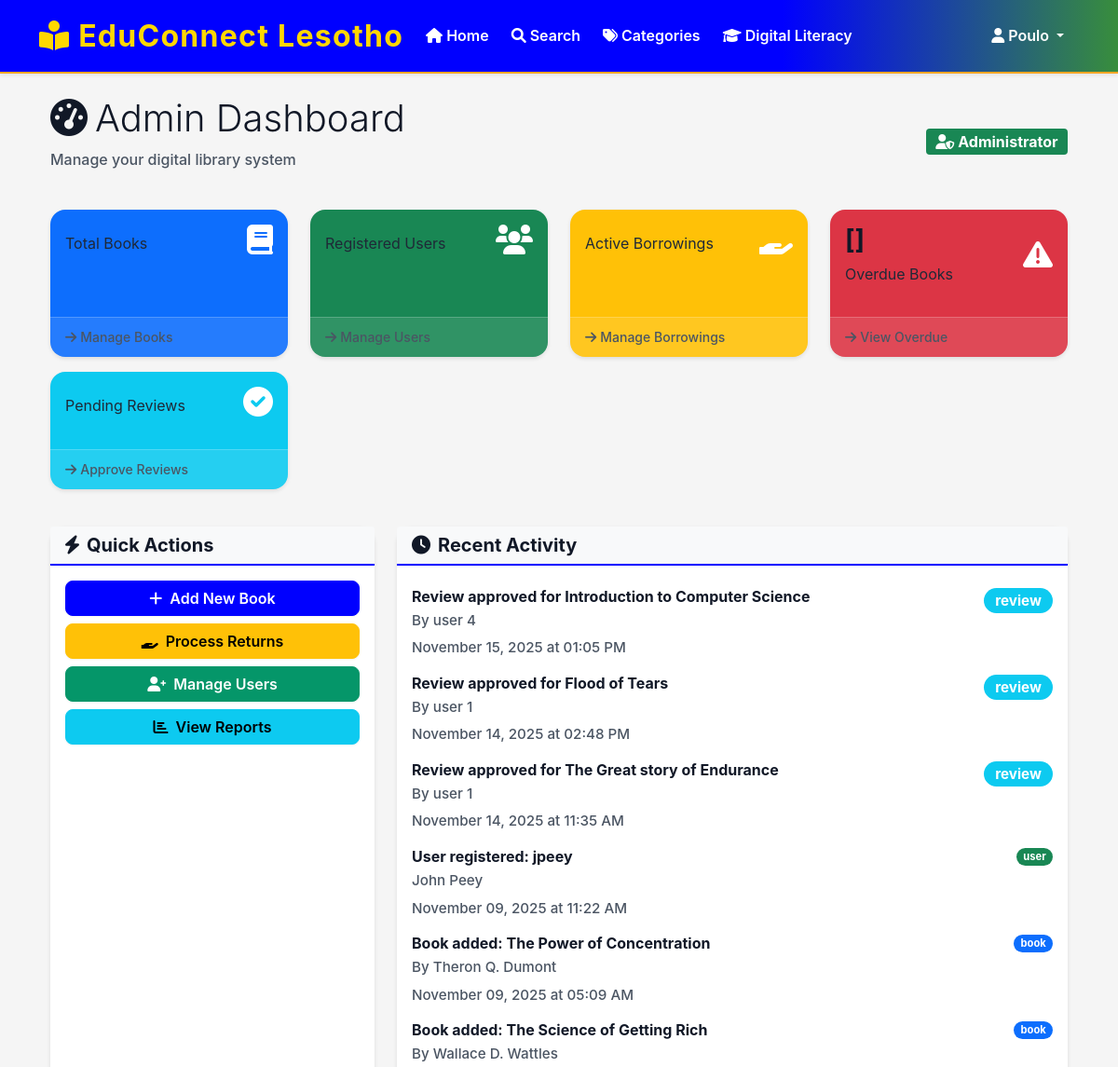
The app's page /admin/dashboard (signed in, upper part), older data.
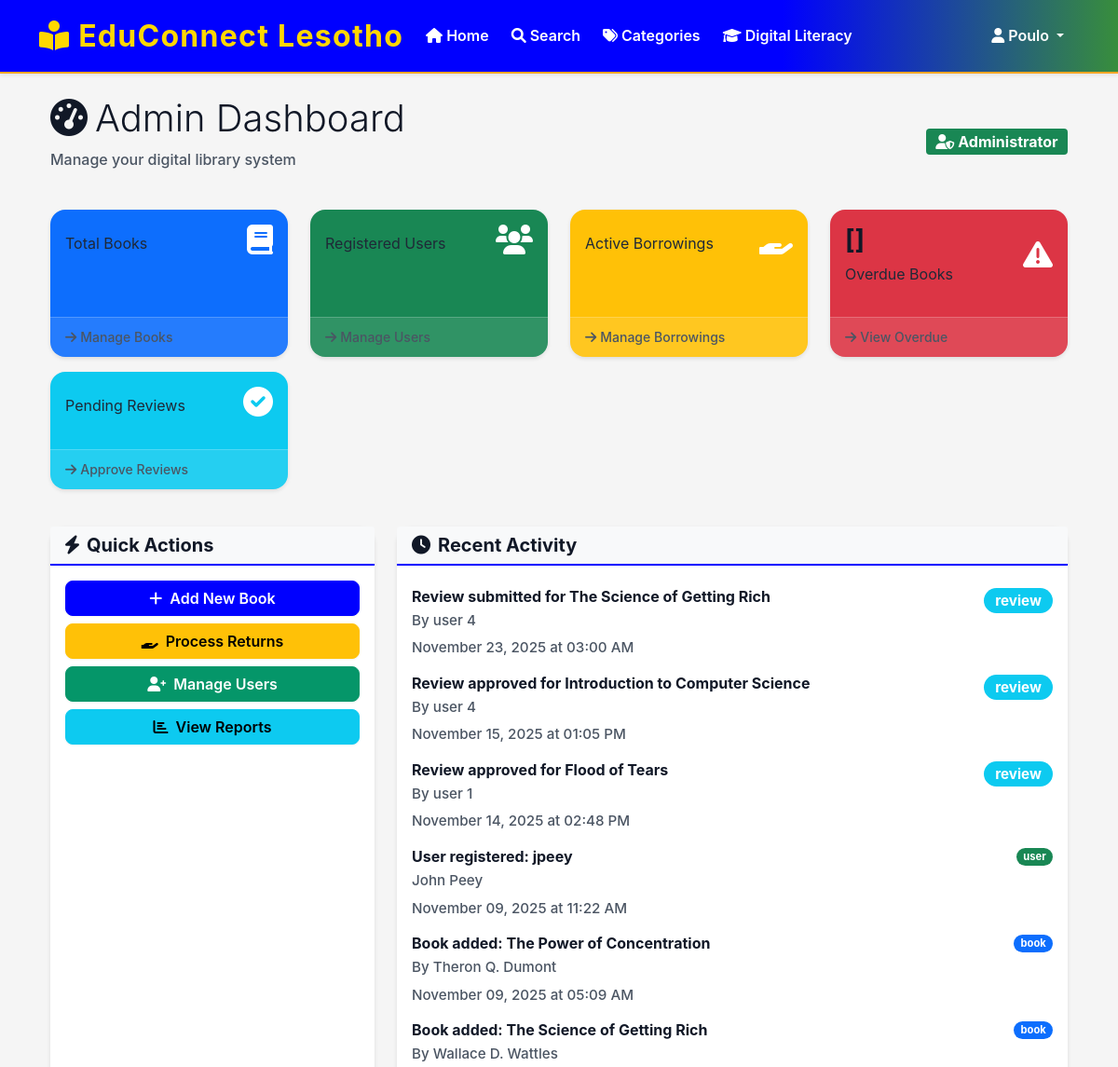
The same page, newer data.
### app/models/review.py (models this page shows, shortened)
class BookReview(db.Model):
    __tablename__ = 'book_reviews'
    id = db.Column(db.Integer, primary_key=True)
    user_id = db.Column(db.Integer, db.ForeignKey('users.id'), nullable=False)
    book_id = db.Column(db.Integer, db.ForeignKey('books.id'), nullable=False)
    rating = db.Column(db.Integer, nullable=False)  # 1-5 stars
    review_text = db.Column(db.Text)
    is_approved = db.Column(db.Boolean, default=False)
    created_at = db.Column(db.DateTime, default=datetime.utcnow)
    updated_at = db.Column(db.DateTime, default=datetime.utcnow, onupdate=datetime.utcnow)
    __table_args__ = (
        db.CheckConstraint('rating >= 1 AND rating <= 5', name='rating_range'),
        db.UniqueConstraint('user_id', 'book_id', name='unique_user_book_review'),
    )

### app/routes/admin.py (the view)
@admin_bp.route('/dashboard')
@login_required
@librarian_required
def dashboard():
    stats = {
        'total_books': Book.query.filter_by(is_active=True).count(),
        'digital_books': Book.query.filter_by(is_active=True, is_digital=True).count(),
        'total_users': User.query.filter_by(is_active=True).count(),
        'active_borrowings': BorrowingTransaction.query.filter(
            BorrowingTransaction.status.in_(['borrowed', 'overdue'])
        ).count(),
        'overdue_books': BorrowingTransaction.query.filter_by(status='overdue').count(),
        'pending_reservations': BookReservation.query.filter_by(status='active').count(),
        'pending_reviews': BookReview.query.filter_by(is_approved=False).count(),
        'total_downloads': DigitalDownload.query.count()
    }
    recent_activity = []
    for book in Book.query.order_by(Book.created_at.desc()).limit(5).all():
        recent_activity.append({
            'type': 'book',
            'type_class': 'primary',
            'description': f"Book added: {book.title}",
            'details': f"By {book.author}",
            'timestamp': book.created_at
        })
    for user in User.query.order_by(User.created_at.desc()).limit(3).all():
        recent_activity.append({
            'type': 'user',
            'type_class': 'success',
            'description': f"User registered: {user.username}",
            'details': f"{user.first_name} {user.last_name}",
            'timestamp': user.created_at
        })
    for tx in BorrowingTransaction.query.order_by(BorrowingTransaction.borrowed_date.desc()).limit(5).all():
        recent_activity.append({
            'type': 'borrowing',
            'type_class': 'warning' if tx.status == 'borrowed' else 'danger' if tx.status == 'overdue' else 'info',
            'description': f"Borrowing: {tx.book.title}",
            'details': f"User: {tx.user_id}, Status: {tx.status}",
            'timestamp': tx.borrowed_date
        })
    for review in BookReview.query.order_by(BookReview.created_at.desc()).limit(3).all():
        recent_activity.append({
            'type': 'review',
            'type_class': 'info',
            'description': f"Review {'approved' if review.is_approved else 'submitted'} for {review.book.title}",
            'details': f"By user {review.user_id}",
            'timestamp': review.created_at
        })
    recent_activity = sorted(recent_activity, key=lambda x: x['timestamp'], reverse=True)[:10]
    recent_borrowings = BorrowingTransaction.query.order_by(
        db.desc(BorrowingTransaction.borrowed_date)
    ).limit(10).all()
    recent_returns = BorrowingTransaction.query.filter_by(status='returned').order_by(
        db.desc(BorrowingTransaction.returned_date)
    ).limit(10).all()
    overdue_books = BorrowingTransaction.query.filter_by(status='overdue').order_by(
        BorrowingTransaction.due_date
    ).limit(10).all()
    last_month = datetime.utcnow() - timedelta(days=30)
    popular_books = db.session.query(
        Book.id, Book.title, Book.author,
        db.func.count(BorrowingTransaction.id).label('borrow_count')
    ).join(BorrowingTransaction).filter(
        BorrowingTransaction.borrowed_date >= last_month
    ).group_by(Book.id).order_by(
        db.desc('borrow_count')
    ).limit(10).all()
    categories = Category.query.filter_by(is_active=True).order_by(Category.name).all()
    category_labels = [c.name for c in categories]
    category_data = [Book.query.filter_by(category_id=c.id, is_active=True).count() for c in categories]
    from calendar import month_name
    monthly_labels = [month_name[i] for i in range(1, 13)]
    monthly_borrowings = [0] * 12
    for i in range(1, 13):
        start = datetime(datetime.utcnow().year, i, 1)
        if i < 12:
            end = datetime(datetime.utcnow().year, i+1, 1)
        else:
            end = datetime(datetime.utcnow().year+1, 1, 1)
        monthly_borrowings[i-1] = BorrowingTransaction.query.filter(
            BorrowingTransaction.borrowed_date >= start,
            BorrowingTransaction.borrowed_date < end
        ).count()
    if monthly_borrowings:
        peak_idx = monthly_borrowings.index(max(monthly_borrowings))
        peak_month = monthly_labels[peak_idx]
    else:
        peak_month = 'N/A'
    return render_template('admin/dashboard.html',
                         stats=stats,
                         recent_activity=recent_activity,
                         recent_borrowings=recent_borrowings,
                         recent_returns=recent_returns,
                         overdue_books=overdue_books,
                         popular_books=popular_books,
                         category_labels=category_labels,
                         category_data=category_data,
                         monthly_labels=monthly_labels,
                         monthly_borrowings=monthly_borrowings,
                         peak_month=peak_month)

### app/models/user.py (called while the page is built)
    def is_admin(self):
        return self.role.role_name == 'admin'

    def is_librarian(self):
        return self.role.role_name in ['admin', 'librarian']

### app/routes/admin.py (called while the page is built)
def librarian_required(f):
    @wraps(f)
    def decorated_function(*args, **kwargs):
        if not current_user.is_authenticated or not (current_user.is_librarian() or current_user.is_admin()):
            flash('You need librarian or administrator privileges to access this page.', 'error')
            return redirect(url_for('main.index'))
        return f(*args, **kwargs)
    return decorated_function

### app/templates/admin/dashboard.html (shortened to what the changed rows need)
{% extends "base.html" %}
{% block content %}
<div class="container-fluid">
        <div class="row mb-4">
            <div class="col-12">
                <div class="d-flex justify-content-between align-items-center">
                    <div>
                        <h1 class="display-6 mb-2">
                            <i class="fas fa-tachometer-alt me-2"></i>Admin Dashboard
                        </h1>
                    </div>
                </div>
            </div>
        </div>
    <div class="row mb-4">
        <div class="col-lg-8 mb-4">
            <div class="card h-100">
                <div class="card-body">
                    {% if recent_activity %}
                        <div class="list-group list-group-flush">
                            {% for activity in recent_activity %}
                            <div class="list-group-item border-0 px-0">
                                <div class="d-flex justify-content-between align-items-start">
                                    <div>
                                        <h6 class="mb-1">{{ activity.description }}</h6>
                                        <p class="mb-1 text-muted small">{{ activity.details }}</p>
                                        <small class="text-muted">{{ activity.timestamp.strftime('%B %d, %Y at %I:%M %p') }}</small>
                                    </div>
                                    <span class="badge bg-{{ activity.type_class }} rounded-pill">{{ activity.type }}</span>
                                </div>
                            </div>
                            {% endfor %}
                        </div>
                    {% else %}
                        <div class="text-center py-4">
                            <i class="fas fa-history fa-3x text-muted mb-3"></i>
                            <p class="text-muted">No recent activity</p>
                        </div>
                    {% endif %}
                </div>
            </div>
        </div>
    </div>
</div>
{% endblock %}
{% set category_labels_json = category_labels | tojson %}
{% set category_data_json = category_data | tojson %}
{% set monthly_labels_json = monthly_labels | tojson %}
{% set monthly_borrowings_json = monthly_borrowings | tojson %}

Row changes from the older to the newer data that the page shows:
no longer on this page (row edited): BookReview: timestamp "November 14, 2025 at 11:35 AM"
added BookReview: timestamp "November 23, 2025 at 03:00 AM"
Text that changed along with them:
new list line: "Review submitted for The Science of Getting Rich By user 4 review"
list line gone: "Review approved for The Great story of Endurance By user 1 review"
